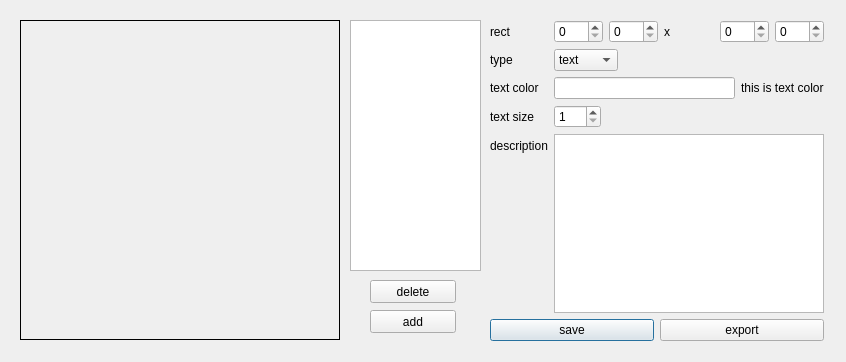
<?xml version="1.0" encoding="UTF-8"?>
<ui version="4.0">
 <class>Dialog</class>
 <widget class="QDialog" name="Dialog">
  <property name="geometry">
   <rect>
    <x>0</x>
    <y>0</y>
    <width>846</width>
    <height>362</height>
   </rect>
  </property>
  <property name="windowTitle">
   <string>Dialog</string>
  </property>
  <widget class="QFrame" name="background">
   <property name="geometry">
    <rect>
     <x>20</x>
     <y>20</y>
     <width>320</width>
     <height>320</height>
    </rect>
   </property>
   <property name="autoFillBackground">
    <bool>true</bool>
   </property>
   <property name="frameShape">
    <enum>QFrame::Box</enum>
   </property>
  </widget>
  <widget class="QWidget" name="verticalLayoutWidget">
   <property name="geometry">
    <rect>
     <x>490</x>
     <y>20</y>
     <width>334</width>
     <height>321</height>
    </rect>
   </property>
   <layout class="QVBoxLayout" name="verticalLayout_2">
    <item>
     <layout class="QFormLayout" name="formLayout_2">
      <property name="fieldGrowthPolicy">
       <enum>QFormLayout::AllNonFixedFieldsGrow</enum>
      </property>
      <item row="0" column="0">
       <widget class="QLabel" name="label">
        <property name="text">
         <string>rect</string>
        </property>
       </widget>
      </item>
      <item row="0" column="1">
       <layout class="QHBoxLayout" name="horizontalLayout_3">
        <item>
         <widget class="QSpinBox" name="left">
          <property name="minimum">
           <number>0</number>
          </property>
          <property name="maximum">
           <number>640</number>
          </property>
          <property name="value">
           <number>0</number>
          </property>
         </widget>
        </item>
        <item>
         <widget class="QSpinBox" name="top">
          <property name="minimum">
           <number>0</number>
          </property>
          <property name="maximum">
           <number>640</number>
          </property>
          <property name="value">
           <number>0</number>
          </property>
         </widget>
        </item>
        <item>
         <widget class="QLabel" name="label_5">
          <property name="text">
           <string>x</string>
          </property>
         </widget>
        </item>
        <item>
         <widget class="QSpinBox" name="right">
          <property name="minimum">
           <number>0</number>
          </property>
          <property name="maximum">
           <number>640</number>
          </property>
          <property name="value">
           <number>0</number>
          </property>
         </widget>
        </item>
        <item>
         <widget class="QSpinBox" name="bottom">
          <property name="minimum">
           <number>0</number>
          </property>
          <property name="maximum">
           <number>640</number>
          </property>
          <property name="value">
           <number>0</number>
          </property>
         </widget>
        </item>
       </layout>
      </item>
      <item row="2" column="0">
       <widget class="QLabel" name="label_3">
        <property name="text">
         <string>type</string>
        </property>
       </widget>
      </item>
      <item row="2" column="1">
       <layout class="QHBoxLayout" name="horizontalLayout_2">
        <item>
         <widget class="QComboBox" name="type">
          <item>
           <property name="text">
            <string>text</string>
           </property>
          </item>
          <item>
           <property name="text">
            <string>image</string>
           </property>
          </item>
          <item>
           <property name="text">
            <string>rating</string>
           </property>
          </item>
          <item>
           <property name="text">
            <string>other</string>
           </property>
          </item>
         </widget>
        </item>
        <item>
         <spacer name="horizontalSpacer_3">
          <property name="orientation">
           <enum>Qt::Horizontal</enum>
          </property>
          <property name="sizeHint" stdset="0">
           <size>
            <width>100</width>
            <height>20</height>
           </size>
          </property>
         </spacer>
        </item>
       </layout>
      </item>
      <item row="5" column="0">
       <widget class="QLabel" name="label_4">
        <property name="text">
         <string>text size</string>
        </property>
       </widget>
      </item>
      <item row="5" column="1">
       <layout class="QHBoxLayout" name="horizontalLayout_6">
        <item>
         <widget class="QSpinBox" name="textsize">
          <property name="minimum">
           <number>1</number>
          </property>
          <property name="maximum">
           <number>320</number>
          </property>
         </widget>
        </item>
        <item>
         <spacer name="horizontalSpacer_4">
          <property name="orientation">
           <enum>Qt::Horizontal</enum>
          </property>
          <property name="sizeHint" stdset="0">
           <size>
            <width>300</width>
            <height>20</height>
           </size>
          </property>
         </spacer>
        </item>
       </layout>
      </item>
      <item row="6" column="0">
       <widget class="QLabel" name="label_6">
        <property name="text">
         <string>description</string>
        </property>
       </widget>
      </item>
      <item row="6" column="1">
       <widget class="QPlainTextEdit" name="description"/>
      </item>
      <item row="3" column="0">
       <widget class="QLabel" name="label_7">
        <property name="text">
         <string>text color</string>
        </property>
       </widget>
      </item>
      <item row="3" column="1">
       <layout class="QHBoxLayout" name="horizontalLayout">
        <item>
         <widget class="QLineEdit" name="textcolor"/>
        </item>
        <item>
         <widget class="QLabel" name="labelcolor">
          <property name="text">
           <string>this is text color</string>
          </property>
         </widget>
        </item>
       </layout>
      </item>
     </layout>
    </item>
    <item>
     <layout class="QHBoxLayout" name="horizontalLayout_5">
      <item>
       <widget class="QPushButton" name="pushButton_3">
        <property name="text">
         <string>save</string>
        </property>
       </widget>
      </item>
      <item>
       <widget class="QPushButton" name="pushButton_4">
        <property name="text">
         <string>export</string>
        </property>
       </widget>
      </item>
     </layout>
    </item>
   </layout>
  </widget>
  <widget class="QListWidget" name="listWidget">
   <property name="geometry">
    <rect>
     <x>350</x>
     <y>20</y>
     <width>131</width>
     <height>251</height>
    </rect>
   </property>
  </widget>
  <widget class="QPushButton" name="btndel">
   <property name="geometry">
    <rect>
     <x>370</x>
     <y>280</y>
     <width>86</width>
     <height>23</height>
    </rect>
   </property>
   <property name="text">
    <string>delete</string>
   </property>
  </widget>
  <widget class="QPushButton" name="btnadd">
   <property name="geometry">
    <rect>
     <x>370</x>
     <y>310</y>
     <width>86</width>
     <height>23</height>
    </rect>
   </property>
   <property name="text">
    <string>add</string>
   </property>
  </widget>
 </widget>
 <tabstops>
  <tabstop>left</tabstop>
  <tabstop>top</tabstop>
  <tabstop>right</tabstop>
  <tabstop>bottom</tabstop>
  <tabstop>type</tabstop>
  <tabstop>textcolor</tabstop>
  <tabstop>textsize</tabstop>
  <tabstop>description</tabstop>
  <tabstop>pushButton_3</tabstop>
  <tabstop>pushButton_4</tabstop>
  <tabstop>listWidget</tabstop>
  <tabstop>btndel</tabstop>
  <tabstop>btnadd</tabstop>
 </tabstops>
 <resources/>
 <connections/>
</ui>
